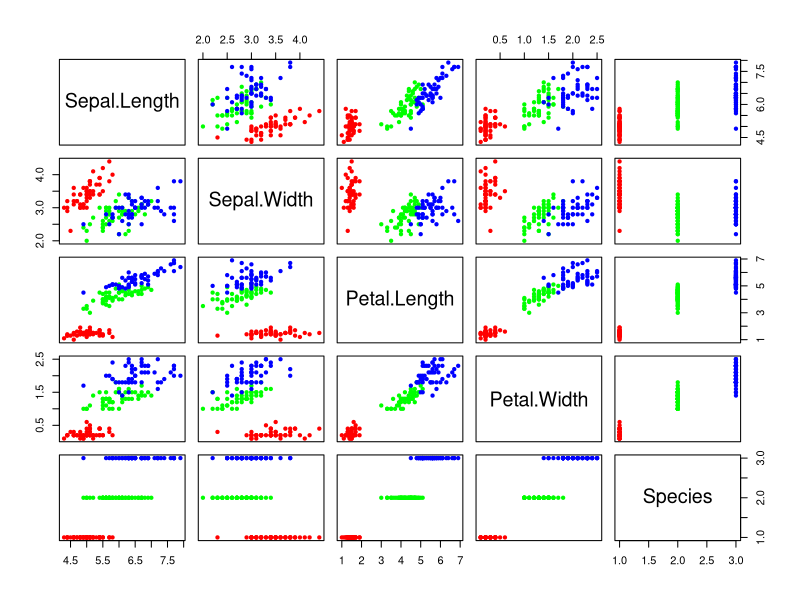
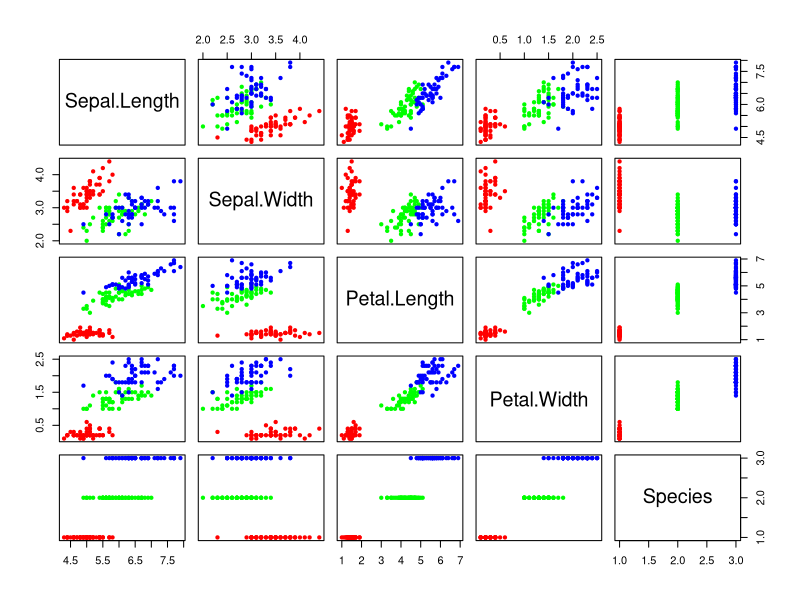
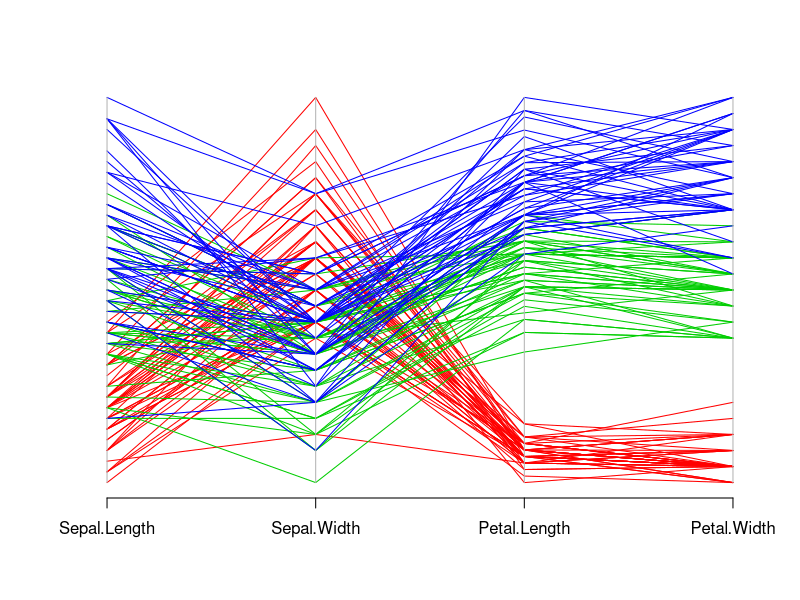

Write R code to recreate these figures, in order.
#------------------------------------------------------------------------------
#
# SUPERVISED LEARNING is a common data mining process for developing a classifier
# (learning a function y = f(x)) from a dataset of examples {(x_i,y_i) | 1<=i<=n},
# where the x-values are "attributes" or "feature values" (for "independent variables"),
# and the y-values are "classifications" or "labels" (for a "dependent variable").
#
# In order to validate that the results are good, the dataset is often broken into
# two subsets -- a training set and a testing set.  After constructing a model with
# only the training set, we can validate how well the model works by checking its
# predictions for correctness on the testing data set.
#
# This script gives a simple R implementation of supervised learning for the iris dataset,
# using the LDA (Linear Discriminant Analysis) model generator available in the MASS package.
#
# See e.g.:  http://en.wikipedia.org/wiki/Supervised_learning
#
#------------------------------------------------------------------------------

data(iris)           #  load the iris dataset (provided as a standard dataset in R)

colnames(iris)       #  display the names of columns in the iris dataset

dim(iris)            #  display the number of rows and columns

str(iris)            #  display the structure of the iris 'data.frame'

iris[1:5,]           #  display the first 5 rows of the iris dataset

summary(iris)        #  statistically summarize each column


table(iris$Species)  #  tabulate the number of occurrences of each iris species

attach(iris)         #  include the iris column names in our namespace/environment

table(Species)       #  equivalent to the above; we can now omit the 'iris$' prefix


#------------------------------------------------------------------------------
#   visually exploring the iris dataset
#------------------------------------------------------------------------------

RGB = c("red","green","blue")

species_numbers = unclass(Species)     #  map Species names to Species numbers in 1:3
iris_colors = RGB[ species_numbers ]   #  produce a list of colors (by species) for iris observations
pairs(iris, col=iris_colors, pch=20)   #  produce pairwise scatterplots of numeric iris columns

iris_matrix = data.matrix(iris)        #  convert the iris dataset to a numeric matrix
iris_colors = RGB[ iris_matrix[,5] ]   #  produce a list of colors for the 3 classes (species)
pairs(iris, col=iris_colors, pch=20)   #  produce pairwise scatterplots of all iris columns


#------------------------------------------------------------------------------
#   generate a training set, and create a model on the training set
#------------------------------------------------------------------------------

n <- dim(iris)[1]    #  n = number of rows
p <- dim(iris)[2]    #  p = number of columns

iris_ids <- (1:n)

training_set <- sample(iris_ids, n/2)     # Generate a random sample of size 75
training_set

testing_set  <- iris_ids[-training_set]  # The set complement of training_set
testing_set


table(Species)                  # equivalent to the table() command above
table(Species[training_set])    # Tabulate species for the training set
table(Species[testing_set])     # Tabulate species for the testing set


#------------------------------------------------------------------------------
#   generate a model with the LDA package
#------------------------------------------------------------------------------

#  install.packages("MASS")  # install the MASS package if you don't have it

library(MASS)  #  get the lda() function, and the parcoord() function

#  plot the data as a parallel coordinates plot

parcoord(iris[,1:4],  col=c("red", "green3", "blue")[unclass(iris$Species)])

#  fit an LDA model to the data

ldaModel <- lda( Species ~ Petal.Length + Petal.Width + Sepal.Length + Sepal.Width,
                 subset = training_set )
ldaModel

# see also:  example(lda)

#------------------------------------------------------------------------------
# find out how well the model predicts the remaining data (testing_set)
#------------------------------------------------------------------------------

predictions <- predict( ldaModel, iris[ testing_set ,] )
predictions$class

incorrect.prediction  <-  (predictions$class != Species[testing_set])
testing_set[ incorrect.prediction ]          # ids  for which prediction was incorrect
iris[ testing_set[incorrect.prediction], ]   # data for which prediction was incorrect

confusion_matrix <- table( Species[testing_set], predictions$class )
confusion_matrix

m <- length(testing_set)
m

accuracy <- (m - sum(incorrect.prediction))/m
accuracy


#------------------------------------------------------------------------------
#  test the model on the entire data set
#------------------------------------------------------------------------------

predictions <- predict( ldaModel, iris )
predictions$class

incorrect.prediction  <-  (predictions$class != Species)
iris_ids[ incorrect.prediction ] # ids  for which prediction was incorrect
iris[ incorrect.prediction , ]   # data for which prediction was incorrect

accuracy <- (n - sum(incorrect.prediction))/n
accuracy

confusion_matrix <- table( Species, predictions$class )
confusion_matrix


#------------------------------------------------------------------------------
#  detach the iris namespace
#------------------------------------------------------------------------------

detach(iris)  # remove iris column names from the current environment/namespace

